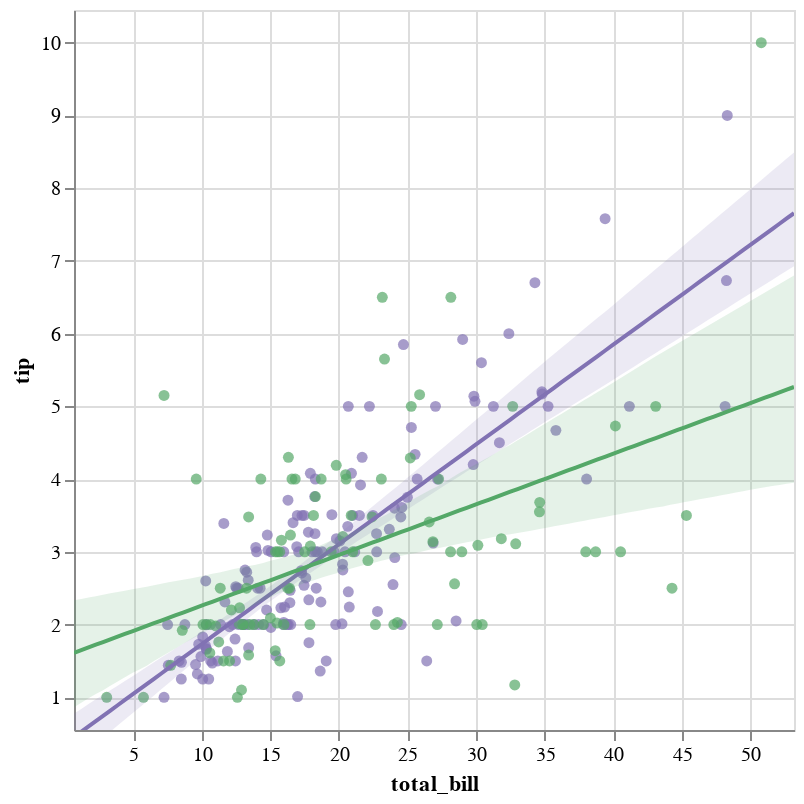

Here is the notebook cell this chart was saved with:
### Code cell
display(salt.lmplot(x="total_bill", y="tip", hue="smoker", data=tips, palette=["m", "g"]))
g = sns.lmplot(x="total_bill", y="tip", hue="smoker", data=tips, palette=dict(Yes="g", No="m"))

### Figure 1 — Vega-Lite specification as saved in the notebook (floating-point values rounded to 4 significant figures; data arrays with more than 128 entries replaced by an {"elided": "..."} marker saying what was removed)
{"$schema": "https://vega.github.io/schema/vega-lite/v2.4.1.json", "config": {"view": {"height": 300, "width": 400}}, "height": 360, "layer": [{"data": {"values": {"elided": "151 records"}}, "encoding": {"color": {"value": "rgba(129,114,179,1)"}, "x": {"axis": {"title": "total_bill"}, "field": "total_bill", "scale": {"domain": [0.683, 53.2], "nice": false}, "type": "quantitative"}, "y": {"axis": {"title": "tip"}, "field": "tip", "scale": {"domain": [0.55, 10.45], "nice": false}, "type": "quantitative"}}, "mark": {"clip": true, "filled": true, "type": "point"}}, {"data": {"values": [{"day": "Sat", "sex": "Male", "size": 4, "smoker": "Yes", "time": "Dinner", "tip": 3, "total_bill": 38.01}, {"day": "Sat", "sex": "Male", "size": 2, "smoker": "Yes", "time": "Dinner", "tip": 1.76, "total_bill": 11.24}, {"day": "Sat", "sex": "Male", "size": 2, "smoker": "Yes", "time": "Dinner", "tip": 3.21, "total_bill": 20.29}, {"day": "Sat", "sex": "Male", "size": 2, "smoker": "Yes", "time": "Dinner", "tip": 2, "total_bill": 13.81}, {"day": "Sat", "sex": "Male", "size": 2, "smoker": "Yes", "time": "Dinner", "tip": 1.98, "total_bill": 11.02}, {"day": "Sat", "sex": "Male", "size": 4, "smoker": "Yes", "time": "Dinner", "tip": 3.76, "total_bill": 18.29}, {"day": "Sat", "sex": "Female", "size": 1, "smoker": "Yes", "time": "Dinner", "tip": 1, "total_bill": 3.07}, {"day": "Sat", "sex": "Male", "size": 2, "smoker": "Yes", "time": "Dinner", "tip": 2.09, "total_bill": 15.01}, {"day": "Sat", "sex": "Female", "size": 2, "smoker": "Yes", "time": "Dinner", "tip": 3.14, "total_bill": 26.86}, {"day": "Sat", "sex": "Female", "size": 2, "smoker": "Yes", "time": "Dinner", "tip": 5, "total_bill": 25.28}, {"day": "Sat", "sex": "Male", "size": 2, "smoker": "Yes", "time": "Dinner", "tip": 3.08, "total_bill": 17.92}, {"day": "Thur", "sex": "Male", "size": 2, "smoker": "Yes", "time": "Lunch", "tip": 3, "total_bill": 19.44}, {"day": "Thur", "sex": "Male", "size": 2, "smoker": "Yes", "time": "Lunch", "tip": 5, "total_bill": 32.68}, {"day": "Fri", "sex": "Male", "size": 2, "smoker": "Yes", "time": "Dinner", "tip": 3, "total_bill": 28.97}, {"day": "Fri", "sex": "Female", "size": 2, "smoker": "Yes", "time": "Dinner", "tip": 1, "total_bill": 5.75}, {"day": "Fri", "sex": "Female", "size": 2, "smoker": "Yes", "time": "Dinner", "tip": 4.3, "total_bill": 16.32}, {"day": "Fri", "sex": "Male", "size": 4, "smoker": "Yes", "time": "Dinner", "tip": 4.73, "total_bill": 40.17}, {"day": "Fri", "sex": "Male", "size": 2, "smoker": "Yes", "time": "Dinner", "tip": 4, "total_bill": 27.28}, {"day": "Fri", "sex": "Male", "size": 2, "smoker": "Yes", "time": "Dinner", "tip": 1.5, "total_bill": 12.03}, {"day": "Fri", "sex": "Male", "size": 2, "smoker": "Yes", "time": "Dinner", "tip": 3, "total_bill": 21.01}, {"day": "Fri", "sex": "Female", "size": 2, "smoker": "Yes", "time": "Dinner", "tip": 2.5, "total_bill": 11.35}, {"day": "Fri", "sex": "Female", "size": 2, "smoker": "Yes", "time": "Dinner", "tip": 3, "total_bill": 15.38}, {"day": "Sat", "sex": "Female", "size": 3, "smoker": "Yes", "time": "Dinner", "tip": 2.5, "total_bill": 44.3}, {"day": "Sat", "sex": "Female", "size": 2, "smoker": "Yes", "time": "Dinner", "tip": 3.48, "total_bill": 22.42}, {"day": "Sat", "sex": "Male", "size": 2, "smoker": "Yes", "time": "Dinner", "tip": 1.64, "total_bill": 15.36}, {"day": "Sat", "sex": "Male", "size": 2, "smoker": "Yes", "time": "Dinner", "tip": 4.06, "total_bill": 20.49}, {"day": "Sat", "sex": "Male", "size": 2, "smoker": "Yes", "time": "Dinner", "tip": 4.29, "total_bill": 25.21}, {"day": "Sat", "sex": "Female", "size": 2, "smoker": "Yes", "time": "Dinner", "tip": 4, "total_bill": 14.31}, {"day": "Thur", "sex": "Male", "size": 2, "smoker": "Yes", "time": "Lunch", "tip": 2, "total_bill": 16}, {"day": "Sun", "sex": "Female", "size": 2, "smoker": "Yes", "time": "Dinner", "tip": 3, "total_bill": 17.51}, {"day": "Sat", "sex": "Female", "size": 2, "smoker": "Yes", "time": "Dinner", "tip": 1.61, "total_bill": 10.59}, {"day": "Sat", "sex": "Female", "size": 2, "smoker": "Yes", "time": "Dinner", "tip": 2, "total_bill": 10.63}, {"day": "Sat", "sex": "Male", "size": 3, "smoker": "Yes", "time": "Dinner", "tip": 10, "total_bill": 50.81}, {"day": "Sat", "sex": "Male", "size": 2, "smoker": "Yes", "time": "Dinner", "tip": 3.16, "total_bill": 15.81}, {"day": "Sun", "sex": "Male", "size": 2, "smoker": "Yes", "time": "Dinner", "tip": 5.15, "total_bill": 7.25}, {"day": "Sun", "sex": "Male", "size": 2, "smoker": "Yes", "time": "Dinner", "tip": 3.18, "total_bill": 31.85}, {"day": "Sun", "sex": "Male", "size": 2, "smoker": "Yes", "time": "Dinner", "tip": 4, "total_bill": 16.82}, {"day": "Sun", "sex": "Male", "size": 2, "smoker": "Yes", "time": "Dinner", "tip": 3.11, "total_bill": 32.9}, {"day": "Sun", "sex": "Male", "size": 2, "smoker": "Yes", "time": "Dinner", "tip": 2, "total_bill": 17.89}, {"day": "Sun", "sex": "Male", "size": 2, "smoker": "Yes", "time": "Dinner", "tip": 2, "total_bill": 14.48}, {"day": "Sun", "sex": "Female", "size": 2, "smoker": "Yes", "time": "Dinner", "tip": 4, "total_bill": 9.6}, {"day": "Sun", "sex": "Male", "size": 2, "smoker": "Yes", "time": "Dinner", "tip": 3.55, "total_bill": 34.63}, {"day": "Sun", "sex": "Male", "size": 4, "smoker": "Yes", "time": "Dinner", "tip": 3.68, "total_bill": 34.65}, {"day": "Sun", "sex": "Male", "size": 2, "smoker": "Yes", "time": "Dinner", "tip": 5.65, "total_bill": 23.33}, {"day": "Sun", "sex": "Male", "size": 3, "smoker": "Yes", "time": "Dinner", "tip": 3.5, "total_bill": 45.35}, {"day": "Sun", "sex": "Male", "size": 4, "smoker": "Yes", "time": "Dinner", "tip": 6.5, "total_bill": 23.17}, {"day": "Sun", "sex": "Male", "size": 2, "smoker": "Yes", "time": "Dinner", "tip": 3, "total_bill": 40.55}, {"day": "Sun", "sex": "Female", "size": 3, "smoker": "Yes", "time": "Dinner", "tip": 3.5, "total_bill": 20.9}, {"day": "Sun", "sex": "Male", "size": 5, "smoker": "Yes", "time": "Dinner", "tip": 2, "total_bill": 30.46}, {"day": "Sun", "sex": "Female", "size": 3, "smoker": "Yes", "time": "Dinner", "tip": 3.5, "total_bill": 18.15}, {"day": "Sun", "sex": "Male", "size": 3, "smoker": "Yes", "time": "Dinner", "tip": 4, "total_bill": 23.1}, {"day": "Sun", "sex": "Male", "size": 2, "smoker": "Yes", "time": "Dinner", "tip": 1.5, "total_bill": 15.69}, {"day": "Thur", "sex": "Female", "size": 2, "smoker": "Yes", "time": "Lunch", "tip": 4.19, "total_bill": 19.81}, {"day": "Thur", "sex": "Male", "size": 2, "smoker": "Yes", "time": "Lunch", "tip": 2.56, "total_bill": 28.44}, {"day": "Thur", "sex": "Male", "size": 2, "smoker": "Yes", "time": "Lunch", "tip": 2.02, "total_bill": 15.48}, {"day": "Thur", "sex": "Male", "size": 2, "smoker": "Yes", "time": "Lunch", "tip": 4, "total_bill": 16.58}, {"day": "Thur", "sex": "Male", "size": 2, "smoker": "Yes", "time": "Lunch", "tip": 2, "total_bill": 10.34}, {"day": "Thur", "sex": "Female", "size": 4, "smoker": "Yes", "time": "Lunch", "tip": 5, "total_bill": 43.11}, {"day": "Thur", "sex": "Female", "size": 2, "smoker": "Yes", "time": "Lunch", "tip": 2, "total_bill": 13}, {"day": "Thur", "sex": "Male", "size": 2, "smoker": "Yes", "time": "Lunch", "tip": 2, "total_bill": 13.51}, {"day": "Thur", "sex": "Male", "size": 3, "smoker": "Yes", "time": "Lunch", "tip": 4, "total_bill": 18.71}, {"day": "Thur", "sex": "Female", "size": 2, "smoker": "Yes", "time": "Lunch", "tip": 2.01, "total_bill": 12.74}, {"day": "Thur", "sex": "Female", "size": 2, "smoker": "Yes", "time": "Lunch", "tip": 2, "total_bill": 13}, {"day": "Thur", "sex": "Female", "size": 2, "smoker": "Yes", "time": "Lunch", "tip": 2.5, "total_bill": 16.4}, {"day": "Thur", "sex": "Male", "size": 4, "smoker": "Yes", "time": "Lunch", "tip": 4, "total_bill": 20.53}, {"day": "Thur", "sex": "Female", "size": 3, "smoker": "Yes", "time": "Lunch", "tip": 3.23, "total_bill": 16.47}, {"day": "Sat", "sex": "Male", "size": 3, "smoker": "Yes", "time": "Dinner", "tip": 3.41, "total_bill": 26.59}, {"day": "Sat", "sex": "Male", "size": 4, "smoker": "Yes", "time": "Dinner", "tip": 3, "total_bill": 38.73}, {"day": "Sat", "sex": "Male", "size": 2, "smoker": "Yes", "time": "Dinner", "tip": 2.03, "total_bill": 24.27}, {"day": "Sat", "sex": "Female", "size": 2, "smoker": "Yes", "time": "Dinner", "tip": 2.23, "total_bill": 12.76}, {"day": "Sat", "sex": "Male", "size": 3, "smoker": "Yes", "time": "Dinner", "tip": 2, "total_bill": 30.06}, {"day": "Sat", "sex": "Male", "size": 4, "smoker": "Yes", "time": "Dinner", "tip": 5.16, "total_bill": 25.89}, {"day": "Sat", "sex": "Female", "size": 2, "smoker": "Yes", "time": "Dinner", "tip": 2.5, "total_bill": 13.27}, {"day": "Sat", "sex": "Female", "size": 3, "smoker": "Yes", "time": "Dinner", "tip": 6.5, "total_bill": 28.17}, {"day": "Sat", "sex": "Female", "size": 2, "smoker": "Yes", "time": "Dinner", "tip": 1.1, "total_bill": 12.9}, {"day": "Sat", "sex": "Male", "size": 5, "smoker": "Yes", "time": "Dinner", "tip": 3, "total_bill": 28.15}, {"day": "Sat", "sex": "Male", "size": 2, "smoker": "Yes", "time": "Dinner", "tip": 1.5, "total_bill": 11.59}, {"day": "Sat", "sex": "Male", "size": 2, "smoker": "Yes", "time": "Dinner", "tip": 1.44, "total_bill": 7.74}, {"day": "Sat", "sex": "Female", "size": 4, "smoker": "Yes", "time": "Dinner", "tip": 3.09, "total_bill": 30.14}, {"day": "Fri", "sex": "Male", "size": 2, "smoker": "Yes", "time": "Lunch", "tip": 2.2, "total_bill": 12.16}, {"day": "Fri", "sex": "Female", "size": 2, "smoker": "Yes", "time": "Lunch", "tip": 3.48, "total_bill": 13.42}, {"day": "Fri", "sex": "Male", "size": 1, "smoker": "Yes", "time": "Lunch", "tip": 1.92, "total_bill": 8.58}, {"day": "Fri", "sex": "Male", "size": 2, "smoker": "Yes", "time": "Lunch", "tip": 1.58, "total_bill": 13.42}, {"day": "Fri", "sex": "Female", "size": 2, "smoker": "Yes", "time": "Lunch", "tip": 2.5, "total_bill": 16.27}, {"day": "Fri", "sex": "Female", "size": 2, "smoker": "Yes", "time": "Lunch", "tip": 2, "total_bill": 10.09}, {"day": "Sat", "sex": "Female", "size": 2, "smoker": "Yes", "time": "Dinner", "tip": 2.88, "total_bill": 22.12}, {"day": "Sat", "sex": "Male", "size": 4, "smoker": "Yes", "time": "Dinner", "tip": 2, "total_bill": 24.01}, {"day": "Sat", "sex": "Male", "size": 3, "smoker": "Yes", "time": "Dinner", "tip": 3, "total_bill": 15.69}, {"day": "Sat", "sex": "Male", "size": 2, "smoker": "Yes", "time": "Dinner", "tip": 3, "total_bill": 15.53}, {"day": "Sat", "sex": "Male", "size": 2, "smoker": "Yes", "time": "Dinner", "tip": 1, "total_bill": 12.6}, {"day": "Sat", "sex": "Male", "size": 2, "smoker": "Yes", "time": "Dinner", "tip": 1.17, "total_bill": 32.83}, {"day": "Sat", "sex": "Female", "size": 2, "smoker": "Yes", "time": "Dinner", "tip": 2, "total_bill": 27.18}, {"day": "Sat", "sex": "Male", "size": 2, "smoker": "Yes", "time": "Dinner", "tip": 2, "total_bill": 22.67}]}, "encoding": {"color": {"value": "rgba(85,168,104,1)"}, "x": {"axis": {"title": "total_bill"}, "field": "total_bill", "scale": {"domain": [0.683, 53.2], "nice": false}, "type": "quantitative"}, "y": {"axis": {"title": "tip"}, "field": "tip", "scale": {"domain": [0.55, 10.45], "nice": false}, "type": "quantitative"}}, "mark": {"clip": true, "filled": true, "type": "point"}}, {"data": {"values": [{"x": 0.683, "y": 0.4537}, {"x": 1.213, "y": 0.5265}, {"x": 1.744, "y": 0.5993}, {"x": 2.274, "y": 0.672}, {"x": 2.805, "y": 0.7448}, {"x": 3.335, "y": 0.8175}, {"x": 3.866, "y": 0.8903}, {"x": 4.396, "y": 0.963}, {"x": 4.927, "y": 1.036}, {"x": 5.457, "y": 1.109}, {"x": 5.987, "y": 1.181}, {"x": 6.518, "y": 1.254}, {"x": 7.048, "y": 1.327}, {"x": 7.579, "y": 1.4}, {"x": 8.109, "y": 1.472}, {"x": 8.64, "y": 1.545}, {"x": 9.17, "y": 1.618}, {"x": 9.701, "y": 1.691}, {"x": 10.23, "y": 1.763}, {"x": 10.76, "y": 1.836}, {"x": 11.29, "y": 1.909}, {"x": 11.82, "y": 1.982}, {"x": 12.35, "y": 2.054}, {"x": 12.88, "y": 2.127}, {"x": 13.41, "y": 2.2}, {"x": 13.94, "y": 2.273}, {"x": 14.47, "y": 2.345}, {"x": 15.01, "y": 2.418}, {"x": 15.54, "y": 2.491}, {"x": 16.07, "y": 2.564}, {"x": 16.6, "y": 2.636}, {"x": 17.13, "y": 2.709}, {"x": 17.66, "y": 2.782}, {"x": 18.19, "y": 2.855}, {"x": 18.72, "y": 2.927}, {"x": 19.25, "y": 3.0}, {"x": 19.78, "y": 3.073}, {"x": 20.31, "y": 3.146}, {"x": 20.84, "y": 3.218}, {"x": 21.37, "y": 3.291}, {"x": 21.9, "y": 3.364}, {"x": 22.43, "y": 3.437}, {"x": 22.96, "y": 3.509}, {"x": 23.49, "y": 3.582}, {"x": 24.02, "y": 3.655}, {"x": 24.55, "y": 3.728}, {"x": 25.08, "y": 3.8}, {"x": 25.61, "y": 3.873}, {"x": 26.14, "y": 3.946}, {"x": 26.67, "y": 4.019}, {"x": 27.21, "y": 4.091}, {"x": 27.74, "y": 4.164}, {"x": 28.27, "y": 4.237}, {"x": 28.8, "y": 4.31}, {"x": 29.33, "y": 4.382}, {"x": 29.86, "y": 4.455}, {"x": 30.39, "y": 4.528}, {"x": 30.92, "y": 4.601}, {"x": 31.45, "y": 4.673}, {"x": 31.98, "y": 4.746}, {"x": 32.51, "y": 4.819}, {"x": 33.04, "y": 4.892}, {"x": 33.57, "y": 4.964}, {"x": 34.1, "y": 5.037}, {"x": 34.63, "y": 5.11}, {"x": 35.16, "y": 5.183}, {"x": 35.69, "y": 5.255}, {"x": 36.22, "y": 5.328}, {"x": 36.75, "y": 5.401}, {"x": 37.28, "y": 5.474}, {"x": 37.81, "y": 5.546}, {"x": 38.34, "y": 5.619}, {"x": 38.88, "y": 5.692}, {"x": 39.41, "y": 5.765}, {"x": 39.94, "y": 5.838}, {"x": 40.47, "y": 5.91}, {"x": 41.0, "y": 5.983}, {"x": 41.53, "y": 6.056}, {"x": 42.06, "y": 6.129}, {"x": 42.59, "y": 6.201}, {"x": 43.12, "y": 6.274}, {"x": 43.65, "y": 6.347}, {"x": 44.18, "y": 6.42}, {"x": 44.71, "y": 6.492}, {"x": 45.24, "y": 6.565}, {"x": 45.77, "y": 6.638}, {"x": 46.3, "y": 6.711}, {"x": 46.83, "y": 6.783}, {"x": 47.36, "y": 6.856}, {"x": 47.89, "y": 6.929}, {"x": 48.42, "y": 7.002}, {"x": 48.95, "y": 7.074}, {"x": 49.48, "y": 7.147}, {"x": 50.01, "y": 7.22}, {"x": 50.54, "y": 7.293}, {"x": 51.08, "y": 7.365}, {"x": 51.61, "y": 7.438}, {"x": 52.14, "y": 7.511}, {"x": 52.67, "y": 7.584}, {"x": 53.2, "y": 7.656}]}, "encoding": {"color": {"value": "rgba(129,114,179,1)"}, "x": {"field": "x", "scale": {"domain": [0.683, 53.2], "nice": false}, "type": "quantitative"}, "y": {"field": "y", "scale": {"domain": [0.55, 10.45], "nice": false}, "type": "quantitative"}}, "mark": {"clip": true, "type": "line"}}, {"data": {"values": [{"x": 0.683, "y1": 0.1047, "y2": 0.7776}, {"x": 1.213, "y1": 0.1885, "y2": 0.8403}, {"x": 1.744, "y1": 0.2739, "y2": 0.9064}, {"x": 2.274, "y1": 0.3593, "y2": 0.9723}, {"x": 2.805, "y1": 0.443, "y2": 1.035}, {"x": 3.335, "y1": 0.5274, "y2": 1.097}, {"x": 3.866, "y1": 0.6113, "y2": 1.159}, {"x": 4.396, "y1": 0.6953, "y2": 1.223}, {"x": 4.927, "y1": 0.7783, "y2": 1.284}, {"x": 5.457, "y1": 0.8598, "y2": 1.35}, {"x": 5.987, "y1": 0.9424, "y2": 1.418}, {"x": 6.518, "y1": 1.026, "y2": 1.481}, {"x": 7.048, "y1": 1.11, "y2": 1.545}, {"x": 7.579, "y1": 1.193, "y2": 1.61}, {"x": 8.109, "y1": 1.277, "y2": 1.674}, {"x": 8.64, "y1": 1.361, "y2": 1.736}, {"x": 9.17, "y1": 1.443, "y2": 1.798}, {"x": 9.701, "y1": 1.525, "y2": 1.861}, {"x": 10.23, "y1": 1.609, "y2": 1.928}, {"x": 10.76, "y1": 1.69, "y2": 1.993}, {"x": 11.29, "y1": 1.771, "y2": 2.061}, {"x": 11.82, "y1": 1.852, "y2": 2.127}, {"x": 12.35, "y1": 1.932, "y2": 2.192}, {"x": 12.88, "y1": 2.013, "y2": 2.258}, {"x": 13.41, "y1": 2.09, "y2": 2.325}, {"x": 13.94, "y1": 2.17, "y2": 2.392}, {"x": 14.47, "y1": 2.247, "y2": 2.459}, {"x": 15.01, "y1": 2.32, "y2": 2.529}, {"x": 15.54, "y1": 2.394, "y2": 2.601}, {"x": 16.07, "y1": 2.466, "y2": 2.669}, {"x": 16.6, "y1": 2.536, "y2": 2.742}, {"x": 17.13, "y1": 2.606, "y2": 2.817}, {"x": 17.66, "y1": 2.676, "y2": 2.894}, {"x": 18.19, "y1": 2.744, "y2": 2.972}, {"x": 18.72, "y1": 2.812, "y2": 3.052}, {"x": 19.25, "y1": 2.88, "y2": 3.132}, {"x": 19.78, "y1": 2.948, "y2": 3.212}, {"x": 20.31, "y1": 3.016, "y2": 3.292}, {"x": 20.84, "y1": 3.081, "y2": 3.374}, {"x": 21.37, "y1": 3.148, "y2": 3.455}, {"x": 21.9, "y1": 3.21, "y2": 3.538}, {"x": 22.43, "y1": 3.273, "y2": 3.621}, {"x": 22.96, "y1": 3.337, "y2": 3.703}, {"x": 23.49, "y1": 3.399, "y2": 3.783}, {"x": 24.02, "y1": 3.464, "y2": 3.864}, {"x": 24.55, "y1": 3.529, "y2": 3.946}, {"x": 25.08, "y1": 3.593, "y2": 4.032}, {"x": 25.61, "y1": 3.656, "y2": 4.114}, {"x": 26.14, "y1": 3.719, "y2": 4.199}, {"x": 26.67, "y1": 3.783, "y2": 4.283}, {"x": 27.21, "y1": 3.848, "y2": 4.368}, {"x": 27.74, "y1": 3.914, "y2": 4.452}, {"x": 28.27, "y1": 3.977, "y2": 4.537}, {"x": 28.8, "y1": 4.04, "y2": 4.62}, {"x": 29.33, "y1": 4.104, "y2": 4.705}, {"x": 29.86, "y1": 4.167, "y2": 4.79}, {"x": 30.39, "y1": 4.231, "y2": 4.874}, {"x": 30.92, "y1": 4.293, "y2": 4.958}, {"x": 31.45, "y1": 4.357, "y2": 5.041}, {"x": 31.98, "y1": 4.421, "y2": 5.126}, {"x": 32.51, "y1": 4.484, "y2": 5.211}, {"x": 33.04, "y1": 4.548, "y2": 5.297}, {"x": 33.57, "y1": 4.611, "y2": 5.382}, {"x": 34.1, "y1": 4.674, "y2": 5.467}, {"x": 34.63, "y1": 4.737, "y2": 5.552}, {"x": 35.16, "y1": 4.801, "y2": 5.636}, {"x": 35.69, "y1": 4.862, "y2": 5.719}, {"x": 36.22, "y1": 4.922, "y2": 5.801}, {"x": 36.75, "y1": 4.984, "y2": 5.884}, {"x": 37.28, "y1": 5.046, "y2": 5.969}, {"x": 37.81, "y1": 5.107, "y2": 6.054}, {"x": 38.34, "y1": 5.169, "y2": 6.136}, {"x": 38.88, "y1": 5.231, "y2": 6.218}, {"x": 39.41, "y1": 5.293, "y2": 6.299}, {"x": 39.94, "y1": 5.356, "y2": 6.382}, {"x": 40.47, "y1": 5.42, "y2": 6.466}, {"x": 41.0, "y1": 5.483, "y2": 6.55}, {"x": 41.53, "y1": 5.546, "y2": 6.635}, {"x": 42.06, "y1": 5.609, "y2": 6.719}, {"x": 42.59, "y1": 5.672, "y2": 6.804}, {"x": 43.12, "y1": 5.735, "y2": 6.888}, {"x": 43.65, "y1": 5.798, "y2": 6.972}, {"x": 44.18, "y1": 5.861, "y2": 7.057}, {"x": 44.71, "y1": 5.924, "y2": 7.141}, {"x": 45.24, "y1": 5.987, "y2": 7.225}, {"x": 45.77, "y1": 6.05, "y2": 7.31}, {"x": 46.3, "y1": 6.113, "y2": 7.394}, {"x": 46.83, "y1": 6.176, "y2": 7.479}, {"x": 47.36, "y1": 6.239, "y2": 7.563}, {"x": 47.89, "y1": 6.302, "y2": 7.647}, {"x": 48.42, "y1": 6.364, "y2": 7.732}, {"x": 48.95, "y1": 6.427, "y2": 7.816}, {"x": 49.48, "y1": 6.489, "y2": 7.901}, {"x": 50.01, "y1": 6.552, "y2": 7.985}, {"x": 50.54, "y1": 6.614, "y2": 8.069}, {"x": 51.08, "y1": 6.677, "y2": 8.154}, {"x": 51.61, "y1": 6.739, "y2": 8.238}, {"x": 52.14, "y1": 6.802, "y2": 8.323}, {"x": 52.67, "y1": 6.864, "y2": 8.407}, {"x": 53.2, "y1": 6.927, "y2": 8.491}]}, "encoding": {"color": {"value": "rgba(129,114,179,1)"}, "opacity": {"value": 0.15}, "x": {"field": "x", "scale": {"domain": [0.683, 53.2], "nice": false}, "type": "quantitative"}, "y": {"field": "y1", "scale": {"domain": [0.55, 10.45], "nice": false}, "type": "quantitative"}, "y2": {"field": "y2", "type": "quantitative"}}, "mark": {"clip": true, "type": "area"}}, {"data": {"values": [{"x": 0.683, "y": 1.612}, {"x": 1.213, "y": 1.649}, {"x": 1.744, "y": 1.686}, {"x": 2.274, "y": 1.723}, {"x": 2.805, "y": 1.759}, {"x": 3.335, "y": 1.796}, {"x": 3.866, "y": 1.833}, {"x": 4.396, "y": 1.87}, {"x": 4.927, "y": 1.907}, {"x": 5.457, "y": 1.944}, {"x": 5.987, "y": 1.981}, {"x": 6.518, "y": 2.018}, {"x": 7.048, "y": 2.055}, {"x": 7.579, "y": 2.092}, {"x": 8.109, "y": 2.129}, {"x": 8.64, "y": 2.166}, {"x": 9.17, "y": 2.202}, {"x": 9.701, "y": 2.239}, {"x": 10.23, "y": 2.276}, {"x": 10.76, "y": 2.313}, {"x": 11.29, "y": 2.35}, {"x": 11.82, "y": 2.387}, {"x": 12.35, "y": 2.424}, {"x": 12.88, "y": 2.461}, {"x": 13.41, "y": 2.498}, {"x": 13.94, "y": 2.535}, {"x": 14.47, "y": 2.572}, {"x": 15.01, "y": 2.608}, {"x": 15.54, "y": 2.645}, {"x": 16.07, "y": 2.682}, {"x": 16.6, "y": 2.719}, {"x": 17.13, "y": 2.756}, {"x": 17.66, "y": 2.793}, {"x": 18.19, "y": 2.83}, {"x": 18.72, "y": 2.867}, {"x": 19.25, "y": 2.904}, {"x": 19.78, "y": 2.941}, {"x": 20.31, "y": 2.978}, {"x": 20.84, "y": 3.015}, {"x": 21.37, "y": 3.051}, {"x": 21.9, "y": 3.088}, {"x": 22.43, "y": 3.125}, {"x": 22.96, "y": 3.162}, {"x": 23.49, "y": 3.199}, {"x": 24.02, "y": 3.236}, {"x": 24.55, "y": 3.273}, {"x": 25.08, "y": 3.31}, {"x": 25.61, "y": 3.347}, {"x": 26.14, "y": 3.384}, {"x": 26.67, "y": 3.421}, {"x": 27.21, "y": 3.457}, {"x": 27.74, "y": 3.494}, {"x": 28.27, "y": 3.531}, {"x": 28.8, "y": 3.568}, {"x": 29.33, "y": 3.605}, {"x": 29.86, "y": 3.642}, {"x": 30.39, "y": 3.679}, {"x": 30.92, "y": 3.716}, {"x": 31.45, "y": 3.753}, {"x": 31.98, "y": 3.79}, {"x": 32.51, "y": 3.827}, {"x": 33.04, "y": 3.864}, {"x": 33.57, "y": 3.9}, {"x": 34.1, "y": 3.937}, {"x": 34.63, "y": 3.974}, {"x": 35.16, "y": 4.011}, {"x": 35.69, "y": 4.048}, {"x": 36.22, "y": 4.085}, {"x": 36.75, "y": 4.122}, {"x": 37.28, "y": 4.159}, {"x": 37.81, "y": 4.196}, {"x": 38.34, "y": 4.233}, {"x": 38.88, "y": 4.27}, {"x": 39.41, "y": 4.307}, {"x": 39.94, "y": 4.343}, {"x": 40.47, "y": 4.38}, {"x": 41.0, "y": 4.417}, {"x": 41.53, "y": 4.454}, {"x": 42.06, "y": 4.491}, {"x": 42.59, "y": 4.528}, {"x": 43.12, "y": 4.565}, {"x": 43.65, "y": 4.602}, {"x": 44.18, "y": 4.639}, {"x": 44.71, "y": 4.676}, {"x": 45.24, "y": 4.713}, {"x": 45.77, "y": 4.749}, {"x": 46.3, "y": 4.786}, {"x": 46.83, "y": 4.823}, {"x": 47.36, "y": 4.86}, {"x": 47.89, "y": 4.897}, {"x": 48.42, "y": 4.934}, {"x": 48.95, "y": 4.971}, {"x": 49.48, "y": 5.008}, {"x": 50.01, "y": 5.045}, {"x": 50.54, "y": 5.082}, {"x": 51.08, "y": 5.119}, {"x": 51.61, "y": 5.156}, {"x": 52.14, "y": 5.192}, {"x": 52.67, "y": 5.229}, {"x": 53.2, "y": 5.266}]}, "encoding": {"color": {"value": "rgba(85,168,104,1)"}, "x": {"field": "x", "scale": {"domain": [0.683, 53.2], "nice": false}, "type": "quantitative"}, "y": {"field": "y", "scale": {"domain": [0.55, 10.45], "nice": false}, "type": "quantitative"}}, "mark": {"clip": true, "type": "line"}}, {"data": {"values": [{"x": 0.683, "y1": 0.8625, "y2": 2.334}, {"x": 1.213, "y1": 0.9239, "y2": 2.351}, {"x": 1.744, "y1": 0.9854, "y2": 2.37}, {"x": 2.274, "y1": 1.045, "y2": 2.389}, {"x": 2.805, "y1": 1.098, "y2": 2.409}, {"x": 3.335, "y1": 1.158, "y2": 2.429}, {"x": 3.866, "y1": 1.218, "y2": 2.448}, {"x": 4.396, "y1": 1.275, "y2": 2.466}, {"x": 4.927, "y1": 1.332, "y2": 2.484}, {"x": 5.457, "y1": 1.381, "y2": 2.501}, {"x": 5.987, "y1": 1.435, "y2": 2.521}, {"x": 6.518, "y1": 1.5, "y2": 2.539}, {"x": 7.048, "y1": 1.558, "y2": 2.56}, {"x": 7.579, "y1": 1.614, "y2": 2.583}, {"x": 8.109, "y1": 1.674, "y2": 2.6}, {"x": 8.64, "y1": 1.734, "y2": 2.617}, {"x": 9.17, "y1": 1.79, "y2": 2.633}, {"x": 9.701, "y1": 1.845, "y2": 2.653}, {"x": 10.23, "y1": 1.9, "y2": 2.675}, {"x": 10.76, "y1": 1.955, "y2": 2.698}, {"x": 11.29, "y1": 2.009, "y2": 2.716}, {"x": 11.82, "y1": 2.065, "y2": 2.741}, {"x": 12.35, "y1": 2.12, "y2": 2.763}, {"x": 12.88, "y1": 2.176, "y2": 2.783}, {"x": 13.41, "y1": 2.228, "y2": 2.806}, {"x": 13.94, "y1": 2.277, "y2": 2.822}, {"x": 14.47, "y1": 2.326, "y2": 2.846}, {"x": 15.01, "y1": 2.372, "y2": 2.878}, {"x": 15.54, "y1": 2.422, "y2": 2.901}, {"x": 16.07, "y1": 2.461, "y2": 2.928}, {"x": 16.6, "y1": 2.501, "y2": 2.956}, {"x": 17.13, "y1": 2.544, "y2": 2.986}, {"x": 17.66, "y1": 2.582, "y2": 3.012}, {"x": 18.19, "y1": 2.609, "y2": 3.048}, {"x": 18.72, "y1": 2.642, "y2": 3.093}, {"x": 19.25, "y1": 2.674, "y2": 3.137}, {"x": 19.78, "y1": 2.701, "y2": 3.171}, {"x": 20.31, "y1": 2.732, "y2": 3.21}, {"x": 20.84, "y1": 2.766, "y2": 3.255}, {"x": 21.37, "y1": 2.794, "y2": 3.307}, {"x": 21.9, "y1": 2.823, "y2": 3.356}, {"x": 22.43, "y1": 2.844, "y2": 3.41}, {"x": 22.96, "y1": 2.871, "y2": 3.463}, {"x": 23.49, "y1": 2.896, "y2": 3.515}, {"x": 24.02, "y1": 2.922, "y2": 3.574}, {"x": 24.55, "y1": 2.945, "y2": 3.631}, {"x": 25.08, "y1": 2.965, "y2": 3.69}, {"x": 25.61, "y1": 2.985, "y2": 3.742}, {"x": 26.14, "y1": 3.008, "y2": 3.799}, {"x": 26.67, "y1": 3.033, "y2": 3.853}, {"x": 27.21, "y1": 3.05, "y2": 3.903}, {"x": 27.74, "y1": 3.068, "y2": 3.961}, {"x": 28.27, "y1": 3.09, "y2": 4.023}, {"x": 28.8, "y1": 3.111, "y2": 4.084}, {"x": 29.33, "y1": 3.132, "y2": 4.138}, {"x": 29.86, "y1": 3.147, "y2": 4.191}, {"x": 30.39, "y1": 3.168, "y2": 4.245}, {"x": 30.92, "y1": 3.191, "y2": 4.3}, {"x": 31.45, "y1": 3.21, "y2": 4.358}, {"x": 31.98, "y1": 3.227, "y2": 4.42}, {"x": 32.51, "y1": 3.243, "y2": 4.474}, {"x": 33.04, "y1": 3.259, "y2": 4.534}, {"x": 33.57, "y1": 3.276, "y2": 4.594}, {"x": 34.1, "y1": 3.294, "y2": 4.655}, {"x": 34.63, "y1": 3.313, "y2": 4.715}, {"x": 35.16, "y1": 3.332, "y2": 4.775}, {"x": 35.69, "y1": 3.351, "y2": 4.835}, {"x": 36.22, "y1": 3.369, "y2": 4.896}, {"x": 36.75, "y1": 3.387, "y2": 4.956}, {"x": 37.28, "y1": 3.406, "y2": 5.016}, {"x": 37.81, "y1": 3.424, "y2": 5.077}, {"x": 38.34, "y1": 3.443, "y2": 5.137}, {"x": 38.88, "y1": 3.462, "y2": 5.197}, {"x": 39.41, "y1": 3.48, "y2": 5.258}, {"x": 39.94, "y1": 3.499, "y2": 5.318}, {"x": 40.47, "y1": 3.518, "y2": 5.378}, {"x": 41.0, "y1": 3.538, "y2": 5.44}, {"x": 41.53, "y1": 3.555, "y2": 5.502}, {"x": 42.06, "y1": 3.573, "y2": 5.564}, {"x": 42.59, "y1": 3.592, "y2": 5.626}, {"x": 43.12, "y1": 3.608, "y2": 5.688}, {"x": 43.65, "y1": 3.624, "y2": 5.747}, {"x": 44.18, "y1": 3.647, "y2": 5.805}, {"x": 44.71, "y1": 3.666, "y2": 5.864}, {"x": 45.24, "y1": 3.684, "y2": 5.922}, {"x": 45.77, "y1": 3.703, "y2": 5.981}, {"x": 46.3, "y1": 3.721, "y2": 6.04}, {"x": 46.83, "y1": 3.74, "y2": 6.098}, {"x": 47.36, "y1": 3.759, "y2": 6.157}, {"x": 47.89, "y1": 3.777, "y2": 6.215}, {"x": 48.42, "y1": 3.796, "y2": 6.274}, {"x": 48.95, "y1": 3.815, "y2": 6.332}, {"x": 49.48, "y1": 3.833, "y2": 6.391}, {"x": 50.01, "y1": 3.853, "y2": 6.45}, {"x": 50.54, "y1": 3.871, "y2": 6.508}, {"x": 51.08, "y1": 3.889, "y2": 6.567}, {"x": 51.61, "y1": 3.905, "y2": 6.625}, {"x": 52.14, "y1": 3.92, "y2": 6.684}, {"x": 52.67, "y1": 3.934, "y2": 6.742}, {"x": 53.2, "y1": 3.949, "y2": 6.801}]}, "encoding": {"color": {"value": "rgba(85,168,104,1)"}, "opacity": {"value": 0.15}, "x": {"field": "x", "scale": {"domain": [0.683, 53.2], "nice": false}, "type": "quantitative"}, "y": {"field": "y1", "scale": {"domain": [0.55, 10.45], "nice": false}, "type": "quantitative"}, "y2": {"field": "y2", "type": "quantitative"}}, "mark": {"clip": true, "type": "area"}}], "title": "", "width": 360}
